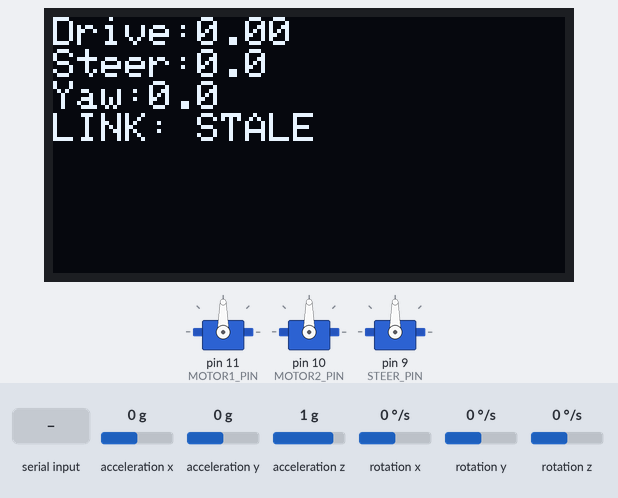
Recording of a sketch running on a simulated Arduino Nano, built with avr-gcc and run on an emulated ATmega328P. Parts: 128×64 one-colour display, 3 × servo. The test bench sets the inputs (shaded band); at power-on: rotation z 0 °/s, acceleration x 0 g, acceleration y 0 g, acceleration z 1 g, rotation x 0 °/s, rotation y 0 °/s. What the sketch prints to the serial monitor is not drawn.

Above: at 9.4 s.
9.5 s: "90,45\n" received over Serial
At 9.67 s:
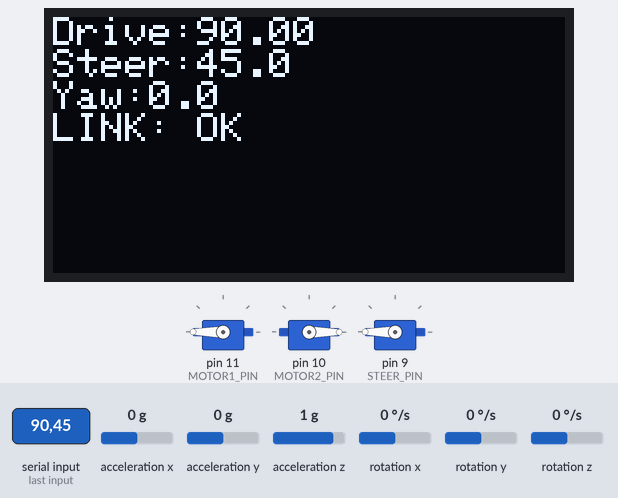
11.3 s: rotation z set to -192 °/s
At 11.4 s:
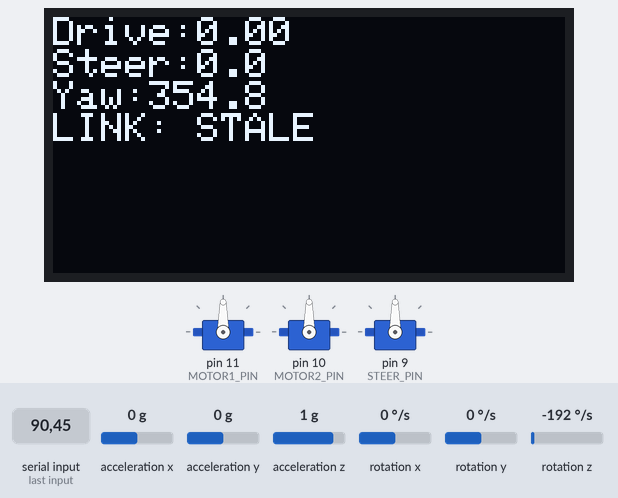
12.8 s: rotation z set to 0 °/s
At 13.7 s:
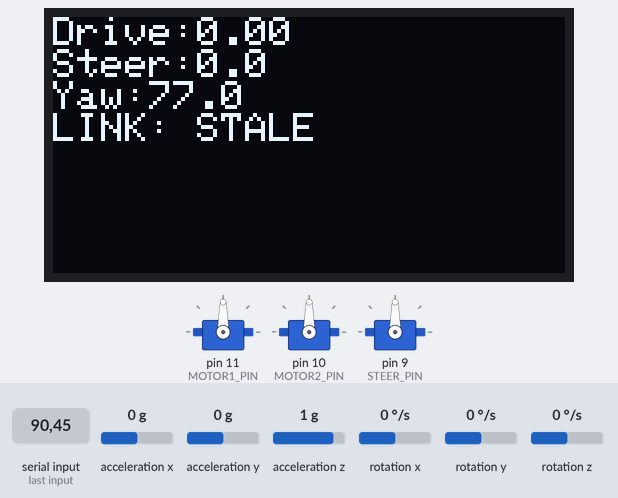
14.3 s: "30,150\n" received over Serial
At 14.49 s:
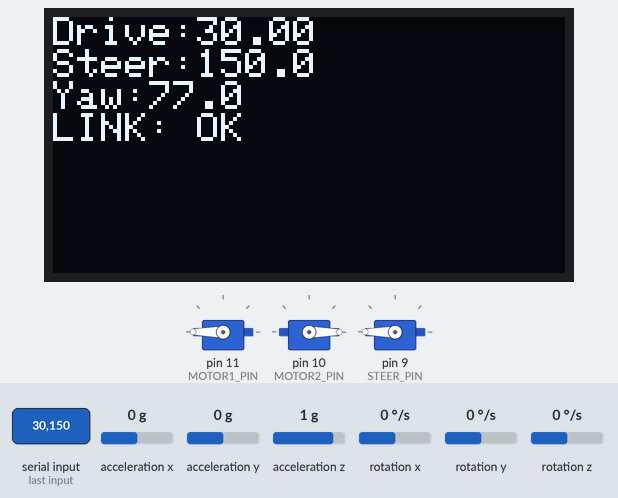
16.1 s: rotation z set to -100 °/s
At 16.24 s:
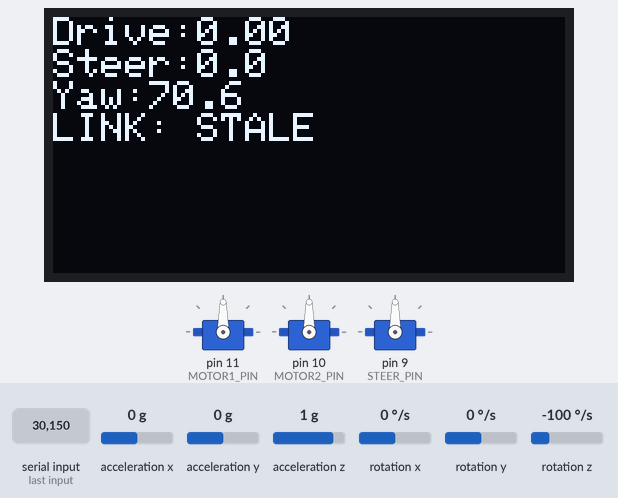
17.6 s: byte 10 ('\n') received over Serial
At 17.95 s:
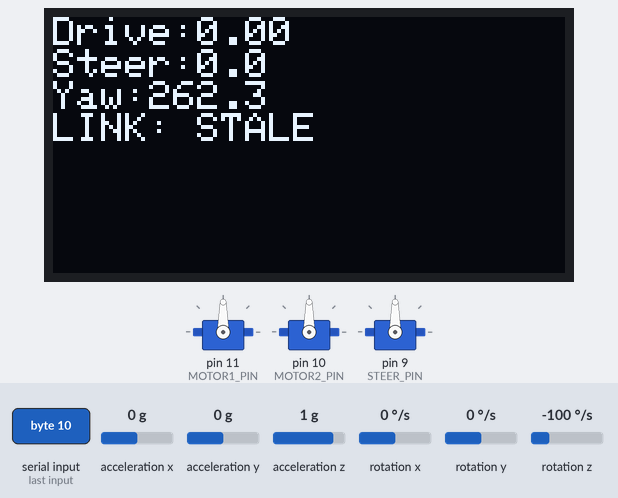
Timing chart, 0 to 20.4 s (numbered marks = the images above; inputs shaded):
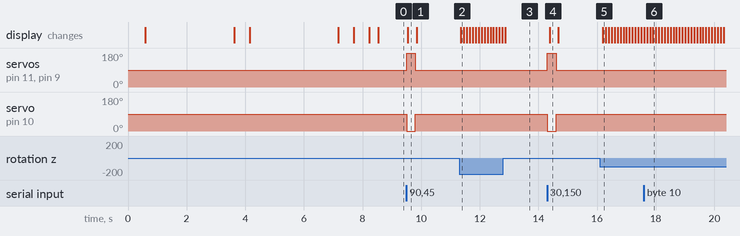

Measured:
- after the input at 9.5 s, servo on pin 11 (MOTOR1_PIN), servo on pin 9 (STEER_PIN): 90° → 180° at once, → 90° 0.30 s later; servo on pin 10 (MOTOR2_PIN): 90° → 0° at once, → 90° 0.30 s later; the display: changes after 0.05 s (image 1)
- after the input at 11.3 s, the display: changes after 0.06 s (image 2)
- after the input at 14.3 s, servo on pin 11 (MOTOR1_PIN), servo on pin 9 (STEER_PIN): 90° → 180° at once, → 90° 0.30 s later; servo on pin 10 (MOTOR2_PIN): 90° → 0° at once, → 90° 0.30 s later; the display: changes after 0.08 s (image 4)
- after the input at 16.1 s, the display: changes after 0.10 s (image 5)

The sketch:

tricycle_autonomous.ino
```cpp
/*
 * Front-Drive / Rear-Steer Autonomous Test
 * (Refactored from the original Kiwi Drive sketch -- same boot sequence,
 *  watchdog, MPU yaw streaming, and OLED debug. Only the actuation layer
 *  changed: 3 omni-wheel ESCs -> 2 drive ESCs + 1 steering servo.)
 *
 * Hardware:
 *   Arduino Nano
 *   2x PWM ESCs (front drive wheels, both spin together -- no differential)
 *       Motor1 -> D11  (front-right)
 *       Motor2 -> D10  (front-left)
 *   1x hobby servo (rear steering wheel)
 *       Steering -> D9
 *   OLED SSD1306 I2C     -> A4(SDA), A5(SCL)  addr 0x3C
 *   MPU6050               -> A4(SDA), A5(SCL)  addr 0x68
 *
 * CALIBRATE before trusting this on the track:
 *   STEER_CENTER_US / STEER_MIN_US / STEER_MAX_US -- depends entirely on
 *   your specific servo and steering linkage. Center the linkage by hand,
 *   measure what pulse width your servo needs for that position, and set
 *   STEER_CENTER_US to that. Then find how far it can turn each way before
 *   binding and set MIN/MAX accordingly.
 *
 * Boot sequence: OLED -> MPU -> ESC arm + servo centre -> drive loop
 * (the old FS2A receiver boot-time diagnostic step has been removed --
 *  there's no RX wiring on this chassis. If you still have the receiver
 *  wired up for manual override, that can be re-added the same way it was
 *  in the kiwi sketch.)
 * Serial @ 115200
 *
 * ── Serial protocol (Pi <-> Arduino) ─────────────────────────────────────
 *   Pi -> Arduino : "drive,steer\n"   two floats
 *                    drive = front-wheel speed, roughly [-1, 1]
 *                    steer = rear-wheel angle in DEGREES, 0 = straight,
 *                            positive = turn right
 *                    (see pi_bridge.py / drivetrain.py on the Pi side)
 *   Arduino -> Pi  : "yaw\n"          one float per line, degrees [0, 360)
 *                    streamed continuously from the MPU6050.
 *
 *   Same watchdog as before: if no valid line arrives from the Pi for
 *   COMMAND_TIMEOUT_MS, motors stop and steering centres rather than
 *   continuing to act on a stale/disconnected command.
 */

#include <Wire.h>
#include <Adafruit_GFX.h>
#include <Adafruit_SSD1306.h>
#include <MPU6050_light.h>
#include <Servo.h>

// ── Pins ──────────────────────────────────────────────────────────────────────
const int MOTOR1_PIN  = 11;   // front-right drive ESC
const int MOTOR2_PIN  = 10;   // front-left drive ESC
const int STEER_PIN   = 9;    // rear steering servo

// ── Drive ESCs ────────────────────────────────────────────────────────────────
Servo esc1, esc2;
const int ESC_NEUTRAL  = 1500;
const int ESC_MAX      = 1900;
const int ESC_MIN      = 1100;
const float SPEED_SCALE = 1;

// ── Steering servo ────────────────────────────────────────────────────────────
Servo steerServo;
// CALIBRATE: these three depend on your servo + linkage. STEER_CENTER_US is
// "wheel pointed straight ahead". The MIN/MAX should match the mechanical
// limits of your steering linkage, not just the servo's own full range.
int STEER_CENTER_US = 1500;
int STEER_MIN_US    = 1100; //1100
int STEER_MAX_US    = 1900; //1900
// Degrees of mechanical travel corresponding to (STEER_MAX_US - STEER_CENTER_US).
// Must match drivetrain.py's MAX_STEER_DEG on the Pi side, or the mapping
// below will under- or over-rotate relative to what the Pi thinks it asked
// for. CALIBRATE alongside MAX_STEER_DEG in drivetrain.py.
const float STEER_MAX_DEG = 30.0;

// ── OLED ──────────────────────────────────────────────────────────────────────
#define SCREEN_WIDTH  128
#define SCREEN_HEIGHT  64
#define OLED_ADDR     0x3C
Adafruit_SSD1306 oled(SCREEN_WIDTH, SCREEN_HEIGHT, &Wire, -1);

// ── IMU ───────────────────────────────────────────────────────────────────────
MPU6050 mpu(Wire);
float yaw = 0;

// ── State ─────────────────────────────────────────────────────────────────────
bool mpuOk  = false;
bool oledOk = false;

// ── Timing ────────────────────────────────────────────────────────────────────
unsigned long lastOled  = 0;
const long OLED_MS  = 100;

// ── Drive command / yaw streaming state ──────────────────────────────────────
String serialLineBuf = "";
float cmd_drive = 0.0, cmd_steer_deg = 0.0;
unsigned long lastCommandMs = 0;
const unsigned long COMMAND_TIMEOUT_MS = 300;  // failsafe: stop if Pi goes quiet
unsigned long lastYawSend = 0;
const long YAW_SEND_MS = 20;                   // ~50Hz yaw stream to the Pi

// ─────────────────────────────────────────────────────────────────────────────
// HELPERS
// ─────────────────────────────────────────────────────────────────────────────

void writeMotor(Servo &esc, float speed) {
  speed = constrain(speed, -1.0, 1.0);
  int us = ESC_NEUTRAL + (int)(speed * (ESC_MAX - ESC_NEUTRAL) * SPEED_SCALE);
  esc.writeMicroseconds(constrain(us, ESC_MIN, ESC_MAX));
}

void writeSteer(float steer_deg) {
  steer_deg = constrain(steer_deg, -STEER_MAX_DEG, STEER_MAX_DEG);
  int us;
  if (steer_deg >= 0) {
    us = STEER_CENTER_US + (int)((steer_deg / STEER_MAX_DEG) * (STEER_MAX_US - STEER_CENTER_US));
  } else {
    us = STEER_CENTER_US + (int)((steer_deg / STEER_MAX_DEG) * (STEER_CENTER_US - STEER_MIN_US));
  }
  steerServo.writeMicroseconds(constrain(us, STEER_MIN_US, STEER_MAX_US));
}

void stopAllMotors() {
  esc1.writeMicroseconds(ESC_NEUTRAL);
  esc2.writeMicroseconds(ESC_NEUTRAL);
  steerServo.writeMicroseconds(STEER_CENTER_US);
}

// ── Serial protocol helpers ──────────────────────────────────────────────────

// Non-blocking: consumes whatever bytes are waiting, parses complete
// "drive,steer\n" lines, and updates cmd_drive/cmd_steer_deg + the watchdog
// timestamp. Partial lines are left in serialLineBuf for next call.
void readSerialCommands() {
  while (Serial.available() > 0) {
    char c = (char)Serial.read();
    if (c == '\n') {
      int comma = serialLineBuf.indexOf(',');
      if (comma > 0) {
        cmd_drive     = serialLineBuf.substring(0, comma).toFloat();
        cmd_steer_deg = serialLineBuf.substring(comma + 1).toFloat();
        lastCommandMs = millis();
      }
      // Malformed line (e.g. missing the comma) is just dropped; the last
      // good command keeps being used until the watchdog times it out.
      serialLineBuf = "";
    } else if (c != '\r') {
      serialLineBuf += c;
      // Guard against a corrupted/unterminated line growing forever
      if (serialLineBuf.length() > 64) serialLineBuf = "";
    }
  }
}

// Streams yaw back to the Pi at a fixed rate (own line per call -- never
// mixed with anything else on Serial during the drive loop).
void sendYaw() {
  unsigned long now = millis();
  if (now - lastYawSend >= YAW_SEND_MS) {
    lastYawSend = now;
    Serial.println(yaw, 2);
  }
}

// ── OLED helpers ─────────────────────────────────────────────────────────────
void oledClear() {
  oled.clearDisplay();
  oled.setTextSize(1);
  oled.setTextColor(SSD1306_WHITE);
  oled.setCursor(0, 0);
}

// Accepts a flash string (F()) to avoid RAM use
void oledLine(const __FlashStringHelper* msg) {
  oled.println(msg);
  oled.display();
}

void oledStatus(const __FlashStringHelper* label, bool ok) {
  oled.print(label);
  oled.print(F(": "));
  oled.println(ok ? F("OK") : F("FAIL"));
  oled.display();
}

// ─────────────────────────────────────────────────────────────────────────────
// TEST ROUTINES
// ─────────────────────────────────────────────────────────────────────────────

bool testOLED() {
  oledClear();
  oledLine(F("OLED: OK"));
  Serial.println(F("[OLED] OK"));
  delay(500);
  return true;
}

bool testMPU() {
  Wire.begin();
  int err = mpu.begin();
  if (err != 0) {
    Serial.print(F("[MPU] FAIL code:"));
    Serial.println(err);
    if (oledOk) { oledClear(); oledLine(F("MPU6050: FAIL")); }
    return false;
  }

  Serial.println(F("[MPU] Calibrating, hold still..."));
  if (oledOk) { oledClear(); oledLine(F("MPU: calibrating\nDo not move!")); }

  mpu.calcGyroOffsets();
  mpu.update();
  yaw = mpu.getAngleZ();

  Serial.print(F("[MPU] OK yaw:"));
  Serial.println(yaw);
  if (oledOk) { oledClear(); oledLine(F("MPU6050: OK")); }
  delay(500);
  return true;
}

// ─────────────────────────────────────────────────────────────────────────────
// FRONT-DRIVE / REAR-STEER  -- Robot Centric
// ─────────────────────────────────────────────────────────────────────────────
// No differential -- both front wheels are pure drive wheels in this
// layout, so they always get the same speed. Direction comes entirely from
// the rear steering wheel.
void tricycleDrive(float drive, float steer_deg) {
  writeMotor(esc1, drive);
  writeMotor(esc2, -drive);
  writeSteer(steer_deg);
}

// ─────────────────────────────────────────────────────────────────────────────
// SETUP
// ─────────────────────────────────────────────────────────────────────────────
void setup() {
  Serial.begin(115200);
  Serial.println(F("\n=== Front-Drive/Rear-Steer Test ==="));

  // OLED
  oledOk = oled.begin(SSD1306_SWITCHCAPVCC, OLED_ADDR);
  if (!oledOk) Serial.println(F("[OLED] FAIL-check wiring"));
  else         testOLED();

  // MPU
  mpuOk = testMPU();

  // ESC arm + steering centre
  Serial.println(F("[ESC] Arming at neutral, centring steering..."));
  if (oledOk) { oledClear(); oledLine(F("Arming ESCs...")); }
  esc1.attach(MOTOR1_PIN, ESC_MIN, ESC_MAX);
  esc2.attach(MOTOR2_PIN, ESC_MIN, ESC_MAX);
  steerServo.attach(STEER_PIN, STEER_MIN_US, STEER_MAX_US);
  stopAllMotors();
  delay(3000);
  Serial.println(F("[ESC] Armed."));
  if (oledOk) { oledClear(); oledLine(F("ESCs armed")); }
  delay(500);

  // Ready
  Serial.println(F("[READY] Drive loop starting. Listening for drive,steer..."));
  if (oledOk) { oledClear(); oledLine(F("DRIVE READY")); }
  delay(500);

  lastCommandMs = millis();  // don't immediately trip the watchdog
}

// ─────────────────────────────────────────────────────────────────────────────
// LOOP
// ─────────────────────────────────────────────────────────────────────────────
void loop() {
  if (mpuOk) {
    mpu.update();
    yaw = mpu.getAngleZ();
    while (yaw <   0) yaw += 360;
    while (yaw >= 360) yaw -= 360;
  }

  // Pull in any new drive,steer line(s) from the Pi (non-blocking).
  readSerialCommands();

  unsigned long now = millis();
  bool commandStale = (now - lastCommandMs > COMMAND_TIMEOUT_MS);

  float drive = commandStale ? 0.0 : cmd_drive;
  float steer = commandStale ? 0.0 : cmd_steer_deg;

  tricycleDrive(drive, steer);

  // Stream yaw back to the Pi at a fixed rate.
  sendYaw();

  // OLED debug (does not touch Serial, so it can't collide with the protocol)
  if (oledOk && now - lastOled >= OLED_MS) {
    lastOled = now;
    oledClear();
    oled.print(F("Drive:")); oled.println(drive, 2);
    oled.print(F("Steer:")); oled.println(steer, 1);
    if (mpuOk) { oled.print(F("Yaw:")); oled.println(yaw, 1); }
    oled.println(commandStale ? F("LINK: STALE") : F("LINK: OK"));
    oled.display();
  }
}
```
